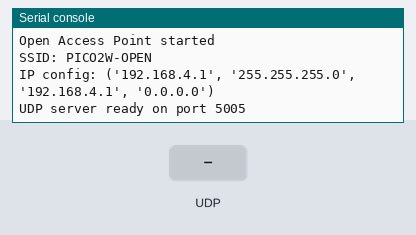
A program run on a simulated Raspberry Pi Pico running MicroPython. Parts: the last lines printed to the serial console. The test bench sets the inputs (shaded band). The board's own WiFi access point starts at once.

Above: at 3.2 s.
3.3 s: UDP packet "HELLO" arrives
At 4.3 s:
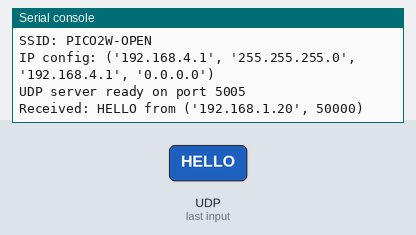
4.8 s: UDP packet "1" arrives
At 5.4 s:
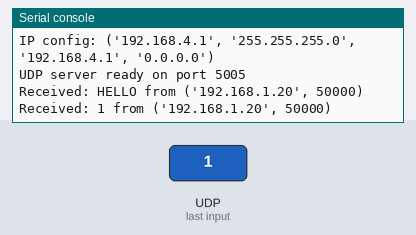
6.3 s: UDP packet "on" arrives
At 7.5 s:
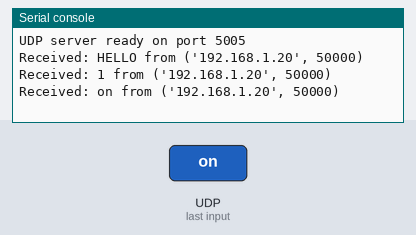
7.8 s: UDP packet "off" arrives
At 8.9 s:
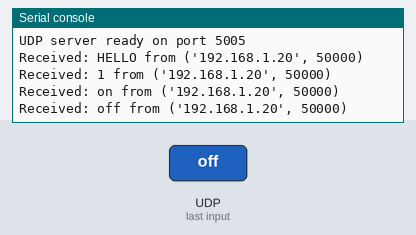

Measured:
- after the input at 3.3 s, the serial console: prints a new line at once (image 1)
- after the input at 4.8 s, the serial console: prints a new line at once (image 2)
- after the input at 6.3 s, the serial console: prints a new line at once (image 3)
- after the input at 7.8 s, the serial console: prints a new line at once (image 4)

The program:

ap_wifi_dummy_data_pico.py
```python
# main.py

# network:
#   Pico 2 W의 Wi-Fi 기능을 사용하기 위한 모듈
#   AP 모드, STA 모드 설정에 사용한다.
import network

# socket:
#   UDP/TCP 네트워크 통신을 하기 위한 모듈
#   여기서는 UDP 통신을 위해 사용한다.
import socket

# time:
#   대기 시간 sleep()을 사용하기 위한 모듈
import time


# ------------------------------------------------------------
# Wi-Fi AP 설정값
# ------------------------------------------------------------

# Pico 2 W가 만들어 낼 Wi-Fi 이름
# 노트북에서는 Wi-Fi 목록에서 이 이름을 찾아 접속한다.
SSID = "PICO2W-OPEN"

# Pico 2 W가 UDP 데이터를 받을 포트 번호
# 노트북 쪽 코드에서도 이 포트 번호로 데이터를 보내야 한다.
PICO_PORT = 5005


# ------------------------------------------------------------
# STA 모드 끄기
# ------------------------------------------------------------

# STA 모드는 Pico 2 W가 다른 공유기에 접속하는 모드이다.
# 예:
#   Pico 2 W → Ria2G 공유기에 접속
#
# 지금은 Pico 2 W가 직접 Wi-Fi AP가 되어야 하므로
# STA 모드는 사용하지 않는다.
sta = network.WLAN(network.WLAN.IF_STA)

# STA 모드를 비활성화한다.
# 이전에 다른 공유기에 접속했던 상태가 남아 있을 수 있으므로
# 확실하게 꺼 주는 것이 좋다.
sta.active(False)

# Wi-Fi 상태가 안정적으로 바뀔 시간을 잠깐 준다.
time.sleep(1)


# ------------------------------------------------------------
# AP 모드 설정
# ------------------------------------------------------------

# AP 모드는 Pico 2 W가 직접 Wi-Fi 이름을 만들어 내는 모드이다.
# 예:
#   노트북 → PICO2W-OPEN에 접속
#
# 즉, Pico 2 W가 작은 공유기처럼 동작한다.
ap = network.WLAN(network.WLAN.IF_AP)

# 혹시 이전에 AP 모드가 켜져 있었다면 먼저 꺼 준다.
# 설정을 새로 적용하기 전에 초기화하는 의미이다.
ap.active(False)

# AP 모드가 꺼질 시간을 잠깐 준다.
time.sleep(1)


# ------------------------------------------------------------
# AP 세부 설정
# ------------------------------------------------------------

ap.config(
    # 노트북 Wi-Fi 목록에 표시될 이름
    ssid=SSID,

    # security=0은 암호 없는 공개 Wi-Fi를 의미한다.
    # 즉, 노트북에서 비밀번호 없이 접속한다.
    #
    # 참고:
    #   security=0 : 암호 없음, open
    #   security=3 : WPA2-PSK, 비밀번호 사용
    security=0,

    # Wi-Fi 채널 번호
    # 2.4GHz Wi-Fi에서 사용할 채널이다.
    # 보통 1, 6, 11 중 하나를 많이 사용한다.
    channel=6
)


# ------------------------------------------------------------
# AP 모드 켜기
# ------------------------------------------------------------

# Pico 2 W의 AP 모드를 활성화한다.
# 이 시점부터 노트북 Wi-Fi 목록에 PICO2W-OPEN이 보일 수 있다.
ap.active(True)


# AP가 완전히 켜질 때까지 기다린다.
# ap.active()가 True가 되면 AP 모드가 활성화된 상태이다.
while not ap.active():
    time.sleep(0.1)


# AP 시작 상태를 Thonny Shell에 출력한다.
print("Open Access Point started")
print("SSID:", SSID)

# ap.ifconfig()는 Pico 2 W AP의 네트워크 정보를 보여준다.
# 일반적으로 다음과 비슷하게 나온다.
#
# ('192.168.4.1', '255.255.255.0', '192.168.4.1', '8.8.8.8')
#
# 여기서 중요한 것은 첫 번째 값이다.
# 보통 Pico 2 W 자신의 IP 주소는 192.168.4.1 이다.
print("IP config:", ap.ifconfig())


# ------------------------------------------------------------
# UDP 소켓 열기
# ------------------------------------------------------------

# UDP 통신용 소켓을 만든다.
#
# socket.AF_INET:
#   IPv4 주소 체계를 사용한다는 뜻
#
# socket.SOCK_DGRAM:
#   UDP 통신을 사용한다는 뜻
sock = socket.socket(socket.AF_INET, socket.SOCK_DGRAM)


# Pico 2 W가 UDP 데이터를 받을 주소와 포트를 지정한다.
#
# "0.0.0.0"은 특별한 의미를 가진 주소이다.
# Pico 2 W가 가진 모든 네트워크 인터페이스에서 오는 데이터를 받겠다는 뜻이다.
#
# PICO_PORT는 위에서 5005로 설정했다.
# 따라서 Pico 2 W는 UDP 5005번 포트에서 데이터를 기다린다.
sock.bind(("0.0.0.0", PICO_PORT))


print("UDP server ready on port", PICO_PORT)


# ------------------------------------------------------------
# UDP 수신 및 응답 반복
# ------------------------------------------------------------

# 계속 반복하면서 노트북에서 오는 UDP 데이터를 기다린다.
while True:

    # 노트북에서 UDP 데이터가 올 때까지 기다린다.
    #
    # recvfrom(1024):
    #   최대 1024바이트까지 데이터를 받는다.
    #
    # 반환값:
    #   data : 받은 데이터 내용, bytes 타입
    #   addr : 보낸 쪽 주소, 예: ('192.168.4.2', 6000)
    #
    # 주의:
    #   현재 코드는 blocking 방식이다.
    #   즉, 데이터가 들어올 때까지 이 줄에서 멈춰 기다린다.
    data, addr = sock.recvfrom(1024)

    # 받은 데이터는 bytes 타입이다.
    # 예: b'HELLO'
    #
    # decode():
    #   bytes를 문자열로 변환한다.
    #
    # strip():
    #   앞뒤 공백, 줄바꿈 문자 등을 제거한다.
    msg = data.decode().strip()


    # 받은 메시지와 보낸 쪽 주소를 출력한다.
    # 예:
    #   Received: HELLO from ('192.168.4.2', 6000)
    print("Received:", msg, "from", addr)


    # 노트북에서 보낸 메시지가 HELLO인지 확인한다.
    #
    # msg.upper():
    #   대문자로 변환한다.
    #
    # 따라서 노트북이 다음 중 무엇을 보내도 모두 HELLO로 인식한다.
    #   HELLO
    #   Hello
    #   hello
    if msg.upper() == "HELLO":

        # HELLO를 받으면 노트북으로 PICO_OK라고 응답한다.
        #
        # b"PICO_OK":
        #   문자열이 아니라 bytes 데이터이다.
        #
        # addr:
        #   방금 데이터를 보낸 노트북의 IP 주소와 포트 번호이다.
        #
        # 즉, "방금 나에게 HELLO를 보낸 노트북에게 답장을 보낸다"는 뜻이다.
        sock.sendto(b"PICO_OK", addr)

    else:
        # HELLO가 아닌 다른 메시지를 받으면
        # UNKNOWN_MESSAGE라고 응답한다.
        sock.sendto(b"UNKNOWN_MESSAGE", addr)
```
